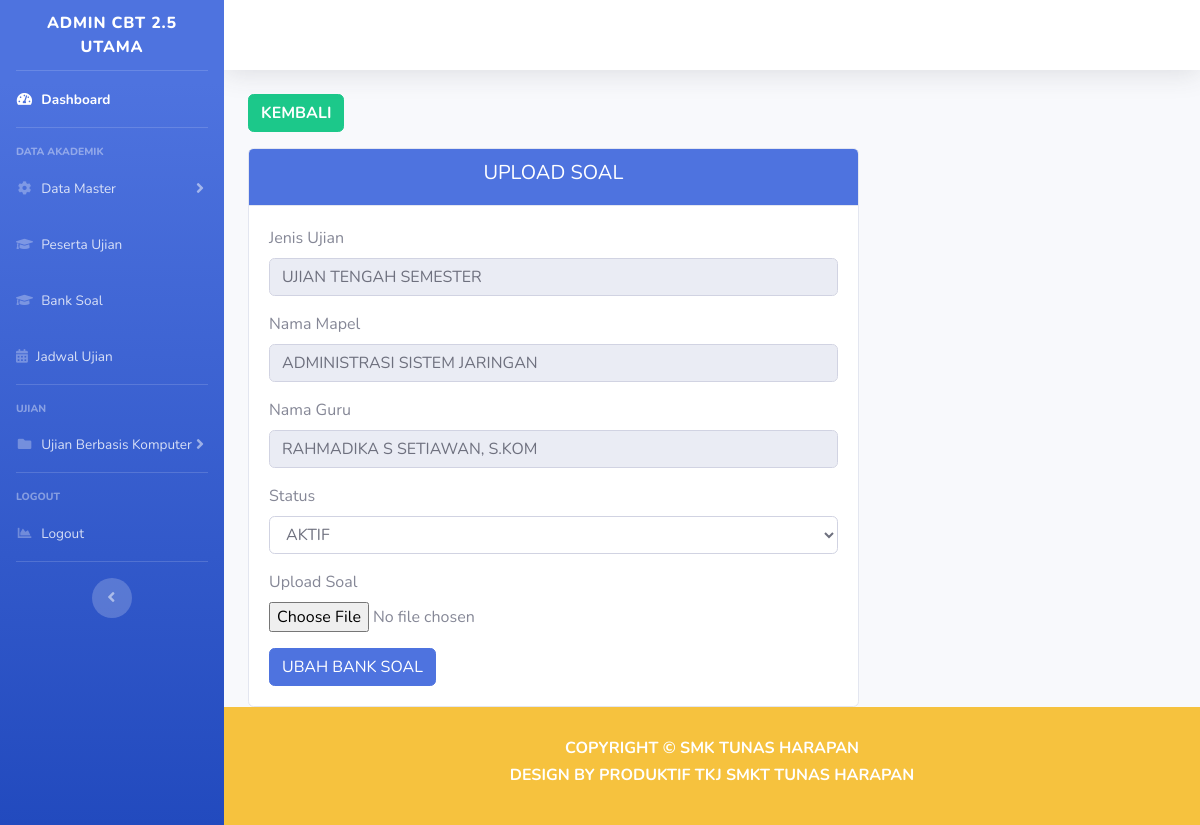
/Dashboard/detail_banksoal/5662326, run on the app's committed database.
### tables this page shows
CREATE TABLE `bank_soal` (
  `id_bank_soal` int(18) NOT NULL,
  `id_mapel` int(18) NOT NULL,
  `id_guru` int(11) NOT NULL,
  `nama_ujian` varchar(128) NOT NULL,
  `status` varchar(32) NOT NULL,
  `time` timestamp NOT NULL DEFAULT current_timestamp() ON UPDATE current_timestamp()
);

CREATE TABLE `a_mapel` (
  `id_mapel` int(18) NOT NULL,
  `nama_mapel` varchar(255) NOT NULL,
  `jurusan` varchar(16) NOT NULL
);

CREATE TABLE `a_guru` (
  `id_guru` int(18) NOT NULL,
  `nama_guru` varchar(512) NOT NULL,
  `jenis_guru` varchar(16) NOT NULL
);

### application/controllers/Dashboard.php (called while the page is built, shortened)
<?php
class Dashboard extends CI_Controller
{
    function __construct()
    {
        $this->load->model('Model_jurusan');
    }
    public function detail_banksoal($id_bank_soal)
    {
        $isi['mapel'] = $this->Model_bankSoal->findByIDBankSoal($id_bank_soal);
        $isi['content'] = 'bank_soal/tampilan_detail_bank_soal';
        $this->load->view('templates/header');
        $this->load->view('tampilan_dashboard', $isi);
        $this->load->view('templates/footer');
    }
}

### index.php (called while the page is built, shortened)
<?php
require_once BASEPATH.'core/CodeIgniter.php';

### application/models/Model_bankSoal.php (called while the page is built, shortened)
<?php
class Model_bankSoal extends CI_Model
{
    public function findByIDBankSoal($id_bank_soal)
    {
        $sql = "SELECT * FROM `bank_soal`
                INNER JOIN a_mapel
                ON a_mapel.id_mapel=bank_soal.id_mapel
                INNER JOIN a_guru
                ON a_guru.id_guru=bank_soal.id_guru
                WHERE id_bank_soal='$id_bank_soal';";
        $query = $this->db->query($sql);
        return $query->row_array();
    }
}

### application/views/bank_soal/tampilan_detail_bank_soal.php (the view, shortened to what this page needs)
<a class="text-uppercase font-weight-bold btn btn-success" href="<?= base_url() ?>Dashboard/bank_soal">kembali</a>
<div class="row mt-3">
    <div class="col-md-8">
        <div class="card">
            <div class="card-header text-uppercase font-wight-bold text-white bg-primary">
                <h5 class="text-center">upload soal</h5>
            </div>
            <div class="card-body">
                <form action="<?= base_url() ?>Dashboard/simpan_edit_bank_soal" method="POST">
                    <div class="form-group">
                        <label>Jenis Ujian</label>
                        <input type="text" class="form-control" name="nama_ujian" value="<?= $mapel['nama_ujian'] ?>" readonly>
                    </div>
                    <div class="form-group">
                        <label>Nama Mapel</label>
                        <input type="text" class="form-control" value="<?= $mapel['nama_mapel'] ?>" readonly>
                    </div>
                    <div class="form-group">
                        <label>Nama Guru</label>
                        <input type="text" class="form-control" value="<?= $mapel['nama_guru'] ?>" readonly>
                    </div>
                    <div class="form-group">
                        <label for="exampleFormControlSelect1">Status</label>
                        <select class="form-control" name="status">
                            <option>AKTIF</option>
                        </select>
                    </div>
                    <div class="form-group">
                        <label for="exampleFormControlFile1">Upload Soal</label>
                        <input type="file" class="form-control-file">
                    </div>
                    <button type="submit" class="btn btn-primary text-uppercase">Ubah Bank Soal</button>
                </form>
            </div>
        </div>
    </div>
</div>

### data on the page
bank_soal: nama_ujian "UJIAN TENGAH SEMESTER", id_mapel.nama_mapel "ADMINISTRASI SISTEM JARINGAN", id_guru.nama_guru "RAHMADIKA S SETIAWAN, S.KOM"
